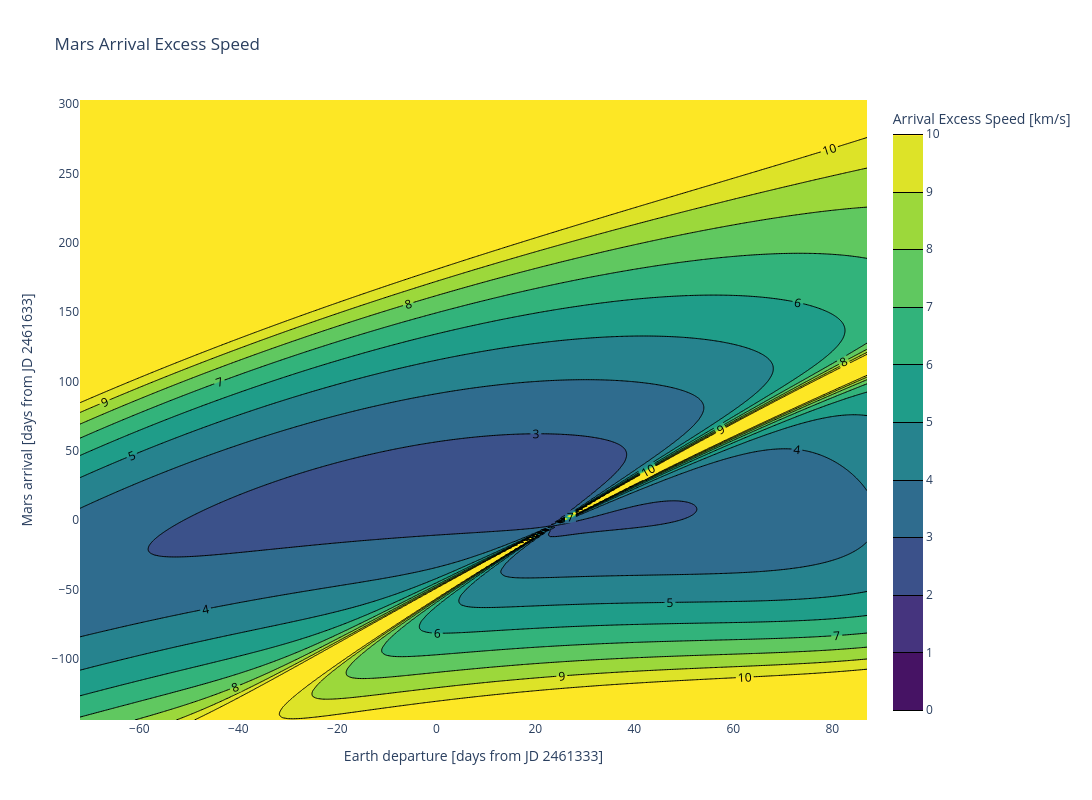

The notebook cell this image was saved under:
### Markdown cell above
### Part e

### Code cell
v_arr_inf_norm = norm(v_arr_inf, axis=2)

fig = go.Figure(go.Contour(
    x=t_dep_jd - T_DEP_NOMINAL_JD,
    y=t_arr_jd - T_ARR_NOMINAL_JD,
    z=v_arr_inf_norm.T,
    contours={"size": 1, "start": 0, "end": 10, "coloring": "fill", "showlabels": True},
    line={"width": 1, "smoothing": 0},
    colorscale="Viridis",
    zmin=0, zmax=10,
    connectgaps=False,
    colorbar={"title": "Arrival Excess Speed [km/s]"},
    hovertemplate="Departure offset: %{x} days<br>Arrival offset: %{y} days<br>Excess Speed: %{z:.2f} km/s<extra></extra>",
))
fig.update_layout(
    title="Mars Arrival Excess Speed",
    xaxis_title=f"Earth departure [days from JD {T_DEP_NOMINAL_JD}]",
    yaxis_title=f"Mars arrival [days from JD {T_ARR_NOMINAL_JD}]",
    width=1200, height=800,
)
fig.show()
fig.write_image("plots_temp/earth-to-mars-v-arr-inf.png", width=2000, height=1200, scale=2)

### Figure 1 — Plotly figure (JSON) as saved in the notebook; plotly's stock layout.template omitted (floating-point values rounded to 4 significant figures; data arrays with more than 128 entries replaced by an {"elided": "..."} marker saying what was removed)
{"data": [{"colorbar": {"title": {"text": "Arrival Excess Speed [km/s]"}}, "colorscale": [[0, "#440154"], [0.1111, "#482878"], [0.2222, "#3e4989"], [0.3333, "#31688e"], [0.4444, "#26828e"], [0.5556, "#1f9e89"], [0.6667, "#35b779"], [0.7778, "#6ece58"], [0.8889, "#b5de2b"], [1, "#fde725"]], "connectgaps": false, "contours": {"coloring": "fill", "end": 10, "showlabels": true, "size": 1, "start": 0}, "hovertemplate": "Departure offset: %{x} days<br>Arrival offset: %{y} days<br>Excess Speed: %{z:.2f} km/s<extra></extra>", "line": {"smoothing": 0, "width": 1}, "type": "contour", "x": {"elided": "160 int values"}, "y": {"elided": "448 int values"}, "z": {"elided": "448x160 float values"}, "zmax": 10, "zmin": 0}], "layout": {"height": 800, "title": {"text": "Mars Arrival Excess Speed"}, "width": 1200, "xaxis": {"title": {"text": "Earth departure [days from JD 2461333]"}}, "yaxis": {"title": {"text": "Mars arrival [days from JD 2461633]"}}}}
